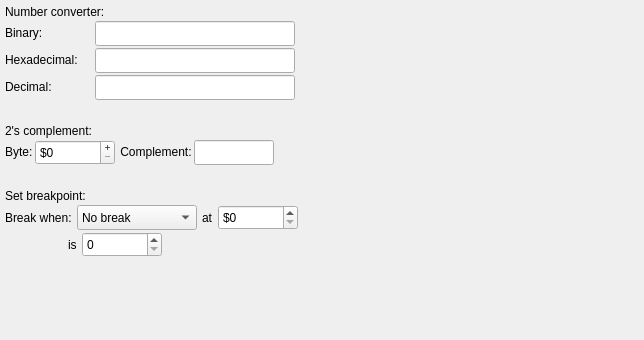
                <widget class="QWidget" name="debugScrollContent">
                 <property name="geometry">
                  <rect>
                   <x>0</x>
                   <y>0</y>
                   <width>644</width>
                   <height>340</height>
                  </rect>
                 </property>
                 <layout class="QVBoxLayout" name="verticalLayout_12">
                  <property name="spacing">
                   <number>2</number>
                  </property>
                  <property name="leftMargin">
                   <number>5</number>
                  </property>
                  <property name="topMargin">
                   <number>5</number>
                  </property>
                  <property name="rightMargin">
                   <number>5</number>
                  </property>
                  <property name="bottomMargin">
                   <number>5</number>
                  </property>
                  <item>
                   <widget class="QLabel" name="labelNumberConverter">
                    <property name="minimumSize">
                     <size>
                      <width>0</width>
                      <height>14</height>
                     </size>
                    </property>
                    <property name="maximumSize">
                     <size>
                      <width>16777215</width>
                      <height>14</height>
                     </size>
                    </property>
                    <property name="text">
                     <string>Number converter:</string>
                    </property>
                    <property name="alignment">
                     <set>Qt::AlignmentFlag::AlignLeading|Qt::AlignmentFlag::AlignLeft|Qt::AlignmentFlag::AlignVCenter</set>
                    </property>
                   </widget>
                  </item>
                  <item>
                   <widget class="QWidget" name="LayHorNumBin" native="true">
                    <property name="minimumSize">
                     <size>
                      <width>0</width>
                      <height>0</height>
                     </size>
                    </property>
                    <layout class="QHBoxLayout" name="horizontalLayout_5">
                     <property name="spacing">
                      <number>0</number>
                     </property>
                     <property name="leftMargin">
                      <number>0</number>
                     </property>
                     <property name="topMargin">
                      <number>0</number>
                     </property>
                     <property name="rightMargin">
                      <number>0</number>
                     </property>
                     <property name="bottomMargin">
                      <number>0</number>
                     </property>
                     <item>
                      <widget class="QLabel" name="labelBin">
                       <property name="sizePolicy">
                        <sizepolicy hsizetype="Fixed" vsizetype="Fixed">
                         <horstretch>0</horstretch>
                         <verstretch>0</verstretch>
                        </sizepolicy>
                       </property>
                       <property name="minimumSize">
                        <size>
                         <width>90</width>
                         <height>2</height>
                        </size>
                       </property>
                       <property name="maximumSize">
                        <size>
                         <width>90</width>
                         <height>22</height>
                        </size>
                       </property>
                       <property name="text">
                        <string>Binary:</string>
                       </property>
                       <property name="alignment">
                        <set>Qt::AlignmentFlag::AlignLeading|Qt::AlignmentFlag::AlignLeft|Qt::AlignmentFlag::AlignVCenter</set>
                       </property>
                      </widget>
                     </item>
                     <item>
                      <widget class="QLineEdit" name="lineEditBin">
                       <property name="sizePolicy">
                        <sizepolicy hsizetype="Fixed" vsizetype="Fixed">
                         <horstretch>0</horstretch>
                         <verstretch>0</verstretch>
                        </sizepolicy>
                       </property>
                       <property name="minimumSize">
                        <size>
                         <width>200</width>
                         <height>25</height>
                        </size>
                       </property>
                       <property name="maximumSize">
                        <size>
                         <width>200</width>
                         <height>25</height>
                        </size>
                       </property>
                      </widget>
                     </item>
                     <item>
                      <spacer name="spacerBin">
                       <property name="orientation">
                        <enum>Qt::Orientation::Horizontal</enum>
                       </property>
                       <property name="sizeHint" stdset="0">
                        <size>
                         <width>40</width>
                         <height>20</height>
                        </size>
                       </property>
                      </spacer>
                     </item>
                    </layout>
                   </widget>
                  </item>
                  <item>
                   <widget class="QWidget" name="LayHorNumHex" native="true">
                    <property name="minimumSize">
                     <size>
                      <width>0</width>
                      <height>0</height>
                     </size>
                    </property>
                    <layout class="QHBoxLayout" name="horizontalLayout_7">
                     <property name="spacing">
                      <number>0</number>
                     </property>
                     <property name="leftMargin">
                      <number>0</number>
                     </property>
                     <property name="topMargin">
                      <number>0</number>
                     </property>
                     <property name="rightMargin">
                      <number>0</number>
                     </property>
                     <property name="bottomMargin">
                      <number>0</number>
                     </property>
                     <item>
                      <widget class="QLabel" name="labelHex">
                       <property name="sizePolicy">
                        <sizepolicy hsizetype="Fixed" vsizetype="Fixed">
                         <horstretch>0</horstretch>
                         <verstretch>0</verstretch>
                        </sizepolicy>
                       </property>
                       <property name="minimumSize">
                        <size>
                         <width>90</width>
                         <height>2</height>
                        </size>
                       </property>
                       <property name="maximumSize">
                        <size>
                         <width>90</width>
                         <height>22</height>
                        </size>
                       </property>
                       <property name="text">
                        <string>Hexadecimal:</string>
                       </property>
                       <property name="alignment">
                        <set>Qt::AlignmentFlag::AlignLeading|Qt::AlignmentFlag::AlignLeft|Qt::AlignmentFlag::AlignVCenter</set>
                       </property>
                      </widget>
                     </item>
                     <item>
                      <widget class="QLineEdit" name="lineEditHex">
                       <property name="sizePolicy">
                        <sizepolicy hsizetype="Fixed" vsizetype="Fixed">
                         <horstretch>0</horstretch>
                         <verstretch>0</verstretch>
                        </sizepolicy>
                       </property>
                       <property name="minimumSize">
                        <size>
                         <width>200</width>
                         <height>25</height>
                        </size>
                       </property>
                       <property name="maximumSize">
                        <size>
                         <width>200</width>
                         <height>25</height>
                        </size>
                       </property>
                      </widget>
                     </item>
                     <item>
                      <spacer name="spacerHex">
                       <property name="orientation">
                        <enum>Qt::Orientation::Horizontal</enum>
                       </property>
                       <property name="sizeHint" stdset="0">
                        <size>
                         <width>40</width>
                         <height>20</height>
                        </size>
                       </property>
                      </spacer>
                     </item>
                    </layout>
                   </widget>
                  </item>
                  <item>
                   <widget class="QWidget" name="LayHorNumDec" native="true">
                    <property name="sizePolicy">
                     <sizepolicy hsizetype="Preferred" vsizetype="Preferred">
                      <horstretch>0</horstretch>
                      <verstretch>0</verstretch>
                     </sizepolicy>
                    </property>
                    <property name="minimumSize">
                     <size>
                      <width>0</width>
                      <height>0</height>
                     </size>
                    </property>
                    <property name="maximumSize">
                     <size>
                      <width>16777215</width>
                      <height>16777215</height>
                     </size>
                    </property>
                    <layout class="QHBoxLayout" name="horizontalLayout_8">
                     <property name="spacing">
                      <number>0</number>
                     </property>
                     <property name="leftMargin">
                      <number>0</number>
                     </property>
                     <property name="topMargin">
                      <number>0</number>
                     </property>
                     <property name="rightMargin">
                      <number>0</number>
                     </property>
                     <property name="bottomMargin">
                      <number>0</number>
                     </property>
                     <item>
                      <widget class="QLabel" name="labelDec">
                       <property name="sizePolicy">
                        <sizepolicy hsizetype="Fixed" vsizetype="Fixed">
                         <horstretch>0</horstretch>
                         <verstretch>0</verstretch>
                        </sizepolicy>
                       </property>
                       <property name="minimumSize">
                        <size>
                         <width>90</width>
                         <height>2</height>
                        </size>
                       </property>
                       <property name="maximumSize">
                        <size>
                         <width>90</width>
                         <height>22</height>
                        </size>
                       </property>
                       <property name="text">
                        <string>Decimal:</string>
                       </property>
                       <property name="alignment">
                        <set>Qt::AlignmentFlag::AlignLeading|Qt::AlignmentFlag::AlignLeft|Qt::AlignmentFlag::AlignVCenter</set>
                       </property>
                      </widget>
                     </item>
                     <item>
                      <widget class="QLineEdit" name="lineEditDec">
                       <property name="sizePolicy">
                        <sizepolicy hsizetype="Fixed" vsizetype="Fixed">
                         <horstretch>0</horstretch>
                         <verstretch>0</verstretch>
                        </sizepolicy>
                       </property>
                       <property name="minimumSize">
                        <size>
                         <width>200</width>
                         <height>25</height>
                        </size>
                       </property>
                       <property name="maximumSize">
                        <size>
                         <width>200</width>
                         <height>25</height>
                        </size>
                       </property>
                       <property name="placeholderText">
                        <string/>
                       </property>
                      </widget>
                     </item>
                     <item>
                      <spacer name="spacerDec">
                       <property name="orientation">
                        <enum>Qt::Orientation::Horizontal</enum>
                       </property>
                       <property name="sizeType">
                        <enum>QSizePolicy::Policy::Expanding</enum>
                       </property>
                       <property name="sizeHint" stdset="0">
                        <size>
                         <width>40</width>
                         <height>22</height>
                        </size>
                       </property>
                      </spacer>
                     </item>
                    </layout>
                   </widget>
                  </item>
                  <item>
                   <spacer name="spacerDebugMid1">
                    <property name="orientation">
                     <enum>Qt::Orientation::Vertical</enum>
                    </property>
                    <property name="sizeType">
                     <enum>QSizePolicy::Policy::Fixed</enum>
                    </property>
                    <property name="sizeHint" stdset="0">
                     <size>
                      <width>20</width>
                      <height>22</height>
                     </size>
                    </property>
                   </spacer>
                  </item>
                  <item>
                   <widget class="QLabel" name="label2COM">
                    <property name="minimumSize">
                     <size>
                      <width>0</width>
                      <height>14</height>
                     </size>
                    </property>
                    <property name="maximumSize">
                     <size>
                      <width>16777215</width>
                      <height>14</height>
                     </size>
                    </property>
                    <property name="text">
                     <string>2's complement:</string>
                    </property>
                    <property name="alignment">
                     <set>Qt::AlignmentFlag::AlignLeading|Qt::AlignmentFlag::AlignLeft|Qt::AlignmentFlag::AlignVCenter</set>
                    </property>
                   </widget>
                  </item>
                  <item>
                   <layout class="QHBoxLayout" name="LayHor2COM">
                    <item>
                     <widget class="QLabel" name="label2COMByte">
                      <property name="minimumSize">
                       <size>
                        <width>0</width>
                        <height>22</height>
                       </size>
                      </property>
                      <property name="maximumSize">
                       <size>
                        <width>16777215</width>
                        <height>22</height>
                       </size>
                      </property>
                      <property name="text">
                       <string>Byte:</string>
                      </property>
                     </widget>
                    </item>
                    <item>
                     <widget class="QSpinBox" name="line2COMIN">
                      <property name="minimumSize">
                       <size>
                        <width>80</width>
                        <height>25</height>
                       </size>
                      </property>
                      <property name="maximumSize">
                       <size>
                        <width>70</width>
                        <height>25</height>
                       </size>
                      </property>
                      <property name="buttonSymbols">
                       <enum>QAbstractSpinBox::ButtonSymbols::PlusMinus</enum>
                      </property>
                      <property name="prefix">
                       <string>$</string>
                      </property>
                      <property name="maximum">
                       <number>255</number>
                      </property>
                      <property name="displayIntegerBase">
                       <number>16</number>
                      </property>
                     </widget>
                    </item>
                    <item>
                     <widget class="QLabel" name="label2COMCOM">
                      <property name="minimumSize">
                       <size>
                        <width>0</width>
                        <height>22</height>
                       </size>
                      </property>
                      <property name="maximumSize">
                       <size>
                        <width>16777215</width>
                        <height>22</height>
                       </size>
                      </property>
                      <property name="text">
                       <string> Complement:</string>
                      </property>
                     </widget>
                    </item>
                    <item>
                     <widget class="QLineEdit" name="line2COMOUT">
                      <property name="sizePolicy">
                       <sizepolicy hsizetype="Fixed" vsizetype="Fixed">
                        <horstretch>0</horstretch>
                        <verstretch>0</verstretch>
                       </sizepolicy>
                      </property>
                      <property name="minimumSize">
                       <size>
                        <width>80</width>
                        <height>25</height>
                       </size>
                      </property>
                      <property name="maximumSize">
                       <size>
                        <width>80</width>
                        <height>25</height>
                       </size>
                      </property>
                      <property name="readOnly">
                       <bool>true</bool>
                      </property>
                     </widget>
                    </item>
                    <item>
                     <spacer name="spacer2COM">
                      <property name="orientation">
                       <enum>Qt::Orientation::Horizontal</enum>
                      </property>
                      <property name="sizeType">
                       <enum>QSizePolicy::Policy::Expanding</enum>
                      </property>
                      <property name="sizeHint" stdset="0">
                       <size>
                        <width>40</width>
                        <height>22</height>
                       </size>
                      </property>
                     </spacer>
                    </item>
                   </layout>
                  </item>
                  <item>
                   <spacer name="spacerDebugMid2">
                    <property name="orientation">
                     <enum>Qt::Orientation::Vertical</enum>
                    </property>
                    <property name="sizeType">
                     <enum>QSizePolicy::Policy::Fixed</enum>
                    </property>
                    <property name="sizeHint" stdset="0">
                     <size>
                      <width>20</width>
                      <height>22</height>
                     </size>
                    </property>
                   </spacer>
                  </item>
                  <item>
                   <widget class="QLabel" name="labelBreakpoint">
                    <property name="minimumSize">
                     <size>
                      <width>0</width>
                      <height>14</height>
                     </size>
                    </property>
                    <property name="maximumSize">
                     <size>
                      <width>16777215</width>
                      <height>14</height>
                     </size>
                    </property>
                    <property name="text">
                     <string>Set breakpoint:</string>
                    </property>
                    <property name="alignment">
                     <set>Qt::AlignmentFlag::AlignLeading|Qt::AlignmentFlag::AlignLeft|Qt::AlignmentFlag::AlignVCenter</set>
                    </property>
                   </widget>
                  </item>
                  <item>
                   <layout class="QHBoxLayout" name="LayHorBreakUp">
                    <property name="spacing">
                     <number>5</number>
                    </property>
                    <item>
                     <widget class="QLabel" name="labelWhen">
                      <property name="text">
                       <string>Break when:</string>
                      </property>
                     </widget>
                    </item>
                    <item>
                     <widget class="QComboBox" name="menuBreakWhen">
                      <property name="minimumSize">
                       <size>
                        <width>120</width>
                        <height>25</height>
                       </size>
                      </property>
                      <property name="maximumSize">
                       <size>
                        <width>120</width>
                        <height>25</height>
                       </size>
                      </property>
                      <item>
                       <property name="text">
                        <string>No break</string>
                       </property>
                      </item>
                      <item>
                       <property name="text">
                        <string>Line</string>
                       </property>
                      </item>
                      <item>
                       <property name="text">
                        <string>PC</string>
                       </property>
                      </item>
                      <item>
                       <property name="text">
                        <string>SP</string>
                       </property>
                      </item>
                      <item>
                       <property name="text">
                        <string>X register</string>
                       </property>
                      </item>
                      <item>
                       <property name="text">
                        <string>accumulator A</string>
                       </property>
                      </item>
                      <item>
                       <property name="text">
                        <string>accumulator B</string>
                       </property>
                      </item>
                      <item>
                       <property name="text">
                        <string>flag H</string>
                       </property>
                      </item>
                      <item>
                       <property name="text">
                        <string>flag I</string>
                       </property>
                      </item>
                      <item>
                       <property name="text">
                        <string>flag N</string>
                       </property>
                      </item>
                      <item>
                       <property name="text">
                        <string>flag Z</string>
                       </property>
                      </item>
                      <item>
                       <property name="text">
                        <string>flag V</string>
                       </property>
                      </item>
                      <item>
                       <property name="text">
                        <string>flag C</string>
                       </property>
                      </item>
                      <item>
                       <property name="text">
                        <string>Memory value</string>
                       </property>
                      </item>
                     </widget>
                    </item>
                    <item>
                     <widget class="QLabel" name="labelAt">
                      <property name="text">
                       <string>at</string>
                      </property>
                     </widget>
                    </item>
                    <item>
                     <widget class="QSpinBox" name="menuBreakAt">
                      <property name="minimumSize">
                       <size>
                        <width>80</width>
                        <height>25</height>
                       </size>
                      </property>
                      <property name="maximumSize">
                       <size>
                        <width>70</width>
                        <height>25</height>
                       </size>
                      </property>
                      <property name="prefix">
                       <string>$</string>
                      </property>
                      <property name="maximum">
                       <number>65535</number>
                      </property>
                      <property name="displayIntegerBase">
                       <number>16</number>
                      </property>
                     </widget>
                    </item>
                    <item>
                     <spacer name="spacerBreakUp">
                      <property name="orientation">
                       <enum>Qt::Orientation::Horizontal</enum>
                      </property>
                      <property name="sizeHint" stdset="0">
                       <size>
                        <width>40</width>
                        <height>20</height>
                       </size>
                      </property>
                     </spacer>
                    </item>
                   </layout>
                  </item>
                  <item>
                   <layout class="QHBoxLayout" name="LayHorBreakDown">
                    <property name="spacing">
                     <number>5</number>
                    </property>
                    <property name="leftMargin">
                     <number>63</number>
                    </property>
                    <item>
                     <widget class="QLabel" name="labelIs">
                      <property name="text">
                       <string>is</string>
                      </property>
                     </widget>
                    </item>
                    <item>
                     <widget class="QSpinBox" name="menuBreakIs">
                      <property name="minimumSize">
                       <size>
                        <width>80</width>
                        <height>25</height>
                       </size>
                      </property>
                      <property name="maximumSize">
                       <size>
                        <width>70</width>
                        <height>25</height>
                       </size>
                      </property>
                      <property name="prefix">
                       <string/>
                      </property>
                      <property name="displayIntegerBase">
                       <number>10</number>
                      </property>
                     </widget>
                    </item>
                    <item>
                     <spacer name="spacerBreakDown">
                      <property name="orientation">
                       <enum>Qt::Orientation::Horizontal</enum>
                      </property>
                      <property name="sizeHint" stdset="0">
                       <size>
                        <width>40</width>
                        <height>20</height>
                       </size>
                      </property>
                     </spacer>
                    </item>
                   </layout>
                  </item>
                  <item>
                   <spacer name="spacerDebugBottom">
                    <property name="orientation">
                     <enum>Qt::Orientation::Vertical</enum>
                    </property>
                    <property name="sizeHint" stdset="0">
                     <size>
                      <width>17</width>
                      <height>17</height>
                     </size>
                    </property>
                   </spacer>
                  </item>
                 </layout>
                </widget>
